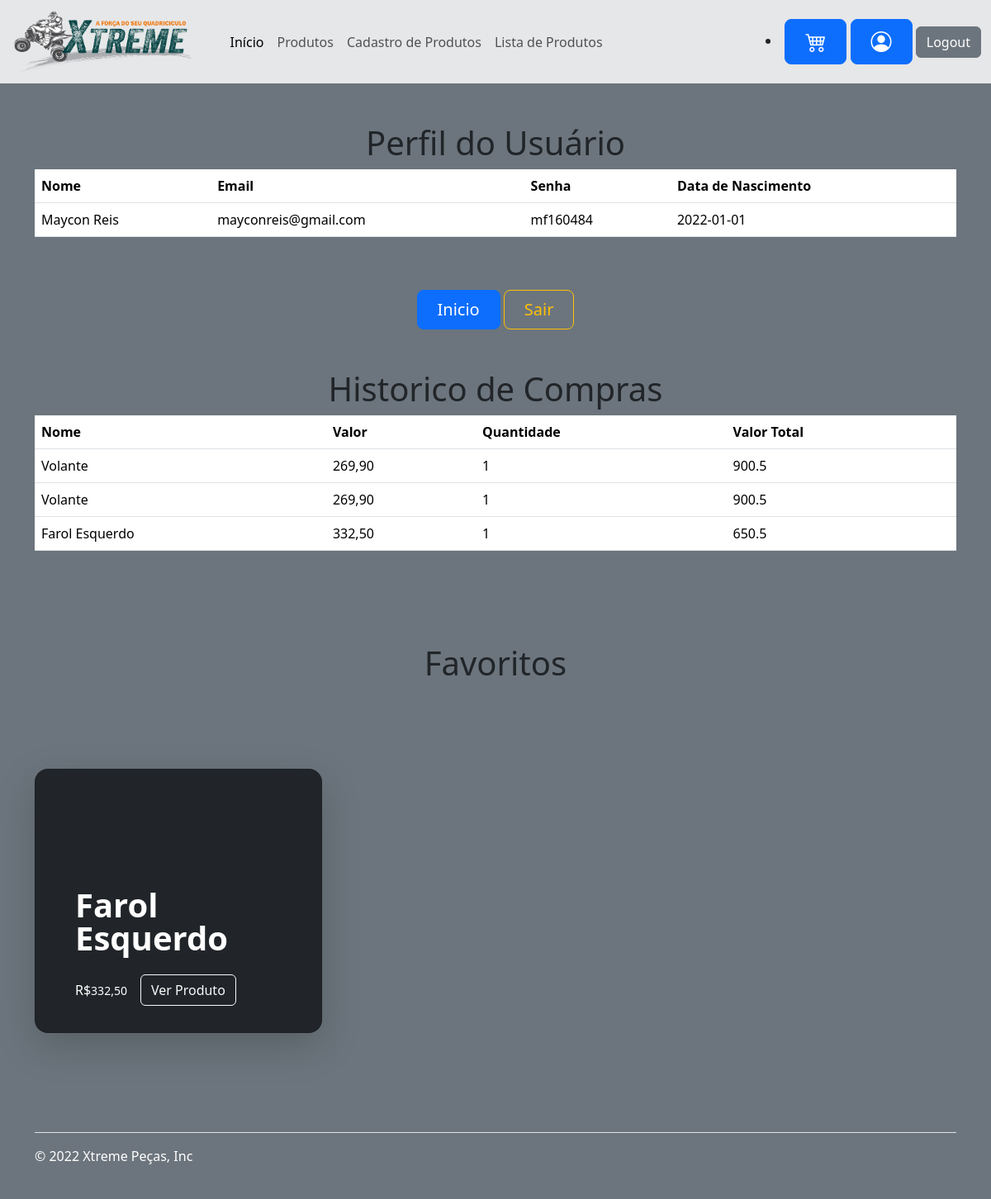
Screenshot of /usuarios/perfil.php (signed in) with the database file from the repository.
### tables this page shows
CREATE TABLE usuarios(id INTEGER PRIMARY KEY AUTOINCREMENT, 
nome TEXT,
email TEXT,
data_nascimento DATE,
senha REAL
);

CREATE TABLE produtos(id INTEGER PRIMARY KEY AUTOINCREMENT, 
nome TEXT,
tipo TEXT,
descricao TEXT,
preco REAL,
quantidade INTERGER,
imagem TEXT
);

CREATE TABLE compra(
id INTEGER PRIMARY KEY AUTOINCREMENT,
id_usuario INTEGER,
id_produto INTEGER,
quantidade INTEGER,
valorTotal REAL,
FOREIGN KEY (id_usuario) REFERENCES usuarios (id),
FOREIGN KEY (id_produto) REFERENCES produtos (id)
);

### usuarios/perfil.php (the view, shortened to what this page needs)
<?php
include "../configuracao/conexao.php";
$DadosUser = "SELECT * FROM usuarios WHERE
email = '" . $_SESSION['usuario'] . "'";
$consulta = $db->query($DadosUser);
include "../componentes/header.php";
?>
<section class="py-5">
    <div class="container efeito-vidro">
        <div class="row">
            <div class="col-12">
                <h1 class="text-center">
                    Perfil do Usuário
                </h1>
            </div>
        </div>
        <div class="row">
            <div class="col-12">
                <table class="table text-white">
                    <thead>
                        <tr>
                            <th scope="col">Nome</th>
                            <th scope="col">Email</th>
                            <th scope="col">Senha</th>
                            <th scope="col">Data de Nascimento</th>
                        </tr>
                    </thead>
                    <tbody>
                        <?php while ($linha = $consulta->fetchArray()) { ?>
                            <tr>
                                <?php $id = $linha["id"]; ?>
                                <td><?php echo $linha["nome"]; ?></td>
                                <td><?php echo $linha["email"]; ?></td>
                                <td><?php echo $linha["senha"]; ?></td>
                                <td><?php echo $linha["data_nascimento"];
                                    ?></td>
                            </tr>
                        <?php } ?>
                    </tbody>
                </table>
            </div>
        </div>
    </div>
</section>
<div class="text-center">
 <a href="../index.php" class="btn btn-primary btn-lg px-4 gap-3">Inicio</a>
                    <a href=" ../usuarios/logout.php" class="btn btn-outline-warning btn-lg px-4">Sair</a>
</div>
<section class="py-5">
    <div class="container efeito-vidro">
        <div class="row">
            <div class="col-12">
                <h1 class="text-center">
                    Historico de Compras
                </h1>
            </div>
        </div>
        <div class="row">
            <div class="col-12">
                <table class="table text-white">
                    <thead>
                        <tr>
                            <th scope="col">Nome</th>
                            <th scope="col">Valor</th>
                            <th scope="col">Quantidade</th>
                            <th scope="col">Valor Total</th>
                        </tr>
                    </thead>
                    <tbody>
                        <?php
                        $historico = "SELECT * FROM compra WHERE
                           id_usuario = '" . $id . "'";
                        $consulta = $db->query($historico);
                        while ($linha = $consulta->fetchArray()) { ?>
                            <tr>
                                <?php
                                $produtos = "SELECT * FROM produtos WHERE
                                id = '" . $linha["id_produto"] . "'";
                                $consulta2 = $db->query($produtos);
                                while ($linha2 = $consulta2->fetchArray()) { ?>
                                    <td><?php echo $linha2["nome"]; ?></td>
                                    <td><?php echo $linha2["preco"]; ?></td>
                                    <td><?php echo $linha["quantidade"]; ?></td>
                                    <td><?php echo $linha["valorTotal"]; ?></td>
                                <?php } ?>
                            </tr>
                        <?php } ?>
                    </tbody>
                </table>
            </div>
        </div>
    </div>
</section>
<section class="py-5">
    <h1 class="text-center">
        Favoritos
    </h1>
    <div class="container">
        <div class="row">
            <?php
            $favoritos = "SELECT * FROM favoritos WHERE
            id_usuario = '" . $id . "'";
            $consulta = $db->query($favoritos);
            if ($consulta->fetchArray() > 0) {
            ?>
                <div class="row row-cols-1
                row-cols-lg-3 align-items-stretch g-4 py-5">
                    <?php
                    while ($linha = $consulta->fetchArray()) {
                        $produtos = "SELECT * FROM produtos WHERE
                    id = '" . $linha["id_produto"] . "'";
                        $consulta2 = $db->query($produtos);
                        while ($linha2 = $consulta2->fetchArray()) { ?>
                            <div class="col">
                                <div class="card card-cover h-100
                                 overflow-hidden text-bg-dark rounded-4 shadow-lg"
                                 style="background-image: url('<?php echo $linha2['imagem'];
                                  ?>'); background-size: cover;  background-position: center;">
                                    <div class="d-flex flex-column h-100 p-5 pb-3 text-white
                                     text-shadow-1 bg-gradiente">
                                        <h3 class="pt-5 mt-5 mb-4 display-6 lh-1 fw-bold">
                                            <?php
                                            echo $linha2["nome"];
                                            ?>
                                        </h3>
                                        <ul class="d-flex list-unstyled mt-auto">
                                            <li class="d-flex align-items-center me-3">
                                                R$
                                                <small>
                                                    <?php
                                                    echo $linha2["preco"];
                                                    ?>
                                                </small>
                                            </li>
                                            <li class="d-flex align-items-center">
                                                <a href="../produtos/item.php?u_id=<?php echo $linha2["id"]; ?>"
                                                 class="btn btn-outline-light">Ver Produto</a>
                                            </li>
                                        </ul>
                                    </div>
                                </div>
                            </div>
                    <?php }
                    } ?>
                </div>
            <?php } ?>
        </div>
    </div>
</section>
<?php
include "../componentes/footer.php";
?>

### rows the page displays
usuarios: nome "Maycon Reis", email "mayconreis@gmail.com", senha "mf160484", data_nascimento "2022-01-01"
compra: quantidade "1", valorTotal "900.5"
produtos: nome "Volante", preco "269,90"
compra: quantidade "1", valorTotal "900.5"
compra: quantidade "1", valorTotal "650.5"
produtos: nome "Farol Esquerdo", preco "332,50"
